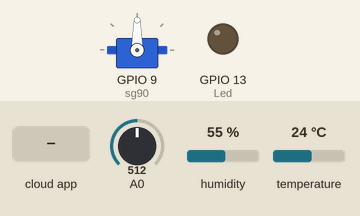
A program run on a simulated ESP8266 (NodeMCU). Shown: servo, output pins drawn as LEDs (lit = HIGH). The inputs (shaded band) are chosen by the test bench; at power-on: A0 = 512, humidity 55 %, temperature 24 °C. The RemoteXY app is connected.

Above: at 1.2 s.
1.3 s: the phone or cloud app sets button_2 to 1
At 1.47 s:
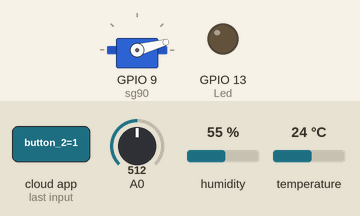
4.3 s: the phone or cloud app sets button_1 to 1
At 4.9 s:
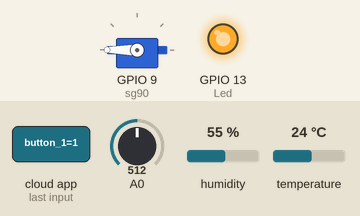
6.1 s: the phone or cloud app sets button_1 to 0
At 7.3 s:
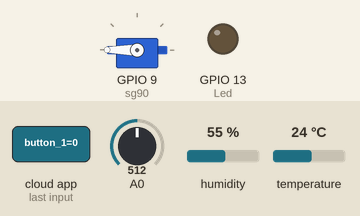
8.0 s: the phone or cloud app sets button_1 to 1
At 11.0 s:
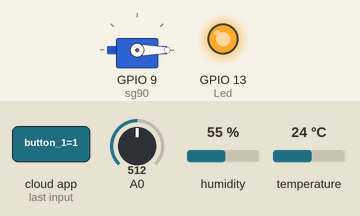
Timing chart, 0 to 16.5 s (numbered marks = the images above; inputs shaded):
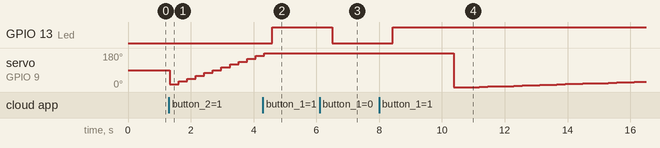

The program:

main.cpp
```cpp
#define REMOTEXY_MODE__ESP8266_HARDSERIAL_CLOUD

#include <RemoteXY.h>
#include <dht11.h>
#include <Servo.h>

// RemoteXY connection settings
#define REMOTEXY_SERIAL Serial
#define REMOTEXY_SERIAL_SPEED 115200
#define REMOTEXY_WIFI_SSID "TTNET_ZyXEL_PFHN"
#define REMOTEXY_WIFI_PASSWORD "0AcA2FaA4537b"
#define REMOTEXY_CLOUD_SERVER "cloud.remotexy.com"
#define REMOTEXY_CLOUD_PORT 6376
#define REMOTEXY_CLOUD_TOKEN "d925b33adeb67003acf3349904cee624"


// RemoteXY configurate
#pragma pack(push, 1)
uint8_t RemoteXY_CONF[] =
  { 255,3,0,66,0,220,0,16,87,2,1,0,42,35,12,12,24,31,15,15,
  2,31,76,69,68,0,1,0,34,12,12,12,18,7,12,12,12,31,43,0,
  1,0,51,12,12,12,32,7,12,12,1,31,45,0,129,0,6,53,18,6,
  2,52,41,5,24,80,111,116,32,68,101,196,159,101,114,105,40,111,104,109,
  41,58,0,67,5,56,53,20,5,40,52,20,5,2,26,11,129,0,33,4,
  18,6,15,0,33,6,24,83,101,114,118,111,32,77,111,116,111,114,0,129,
  0,41,27,18,6,26,24,12,6,24,76,69,68,0,129,0,5,53,18,6,
  3,63,31,6,24,83,196,177,99,97,107,108,196,177,107,32,194,176,67,0,
  129,0,37,53,18,6,38,63,20,6,24,78,101,109,32,37,0,67,5,9,
  53,20,5,7,71,20,5,2,26,11,67,5,37,53,20,5,38,71,20,5,
  2,26,11,69,0,13,53,10,10,27,77,10,10,1,67,5,22,53,20,5,
  2,89,58,7,2,26,31 };

// this structure defines all the variables and events of your control interface
struct {

    // input variables
  uint8_t button_1; // =1 if button pressed, else =0
  uint8_t button_2; // =1 if button pressed, else =0
  uint8_t button_3; // =1 if button pressed, else =0

    // output variables
  char potasyometre[11];  // string UTF8 end zero
  char sicaklik[11];  // string UTF8 end zero
  char nemdeger[11];  // string UTF8 end zero
  int16_t sound_1; // =0 no sound, else ID of sound, =1001 for example, look sound list in app
  char klimadurum[31];  // string UTF8 end zero

    // other variable
  uint8_t connect_flag;  // =1 if wire connected, else =0

} RemoteXY;

#define Led 13
#define DHT11PIN 2

dht11 DHT11;
Servo sg90;

int pos = 0;
float pot;
float sic;
float nem;
int chk;
void setup()
{
  RemoteXY_Init ();

  pinMode (Led, OUTPUT);
  sg90.attach(9);
}

void loop()
{
  RemoteXY_Handler ();

//SICAKLIK NEM
  chk= DHT11.read(DHT11PIN);
  sic = DHT11.temperature;
  nem = DHT11.humidity;
  dtostrf(sic, 0, 1, RemoteXY.sicaklik);
  dtostrf(nem, 0, 1, RemoteXY.nemdeger);


//POTASYOMETRE
 pot=analogRead(A0);
 dtostrf(pot,0,2,RemoteXY.potasyometre);


//SERVO MOTOR
 if (RemoteXY.button_2!=0)
  {
  pos=pos+15;
    sg90.write(pos);
    delay(250);
  }

if (RemoteXY.button_3!=0)
  {
     pos=pos-15;
    sg90.write(pos);
    delay(250);
  }


//LED
  if (RemoteXY.button_1!=0)
  {
 digitalWrite(Led,HIGH);
}
else
{
digitalWrite(Led,LOW);
}

if (sic>=33 || nem>=50)
{
RemoteXY.sound_1 = 1;
sprintf(RemoteXY.klimadurum, "Klimayı Çalıştır");
}
else {
  RemoteXY.sound_1 = 0;
sprintf(RemoteXY.klimadurum, "Klimayı Çalıştırma");
}

}
```

Measured:
- after the input at 1.3 s, servo on GPIO 9 (sg90): 90° → 15° at once, → 30° 0.27 s later, → 45° 0.27 s later, → 60° 0.27 s later, … (11 changes in this stretch)
- after the input at 4.3 s, GPIO 13 (Led): LOW → HIGH after 0.30 s
- after the input at 6.1 s, GPIO 13 (Led): HIGH → LOW after 0.41 s
- after the input at 8.0 s, GPIO 13 (Led): LOW → HIGH after 0.43 s
